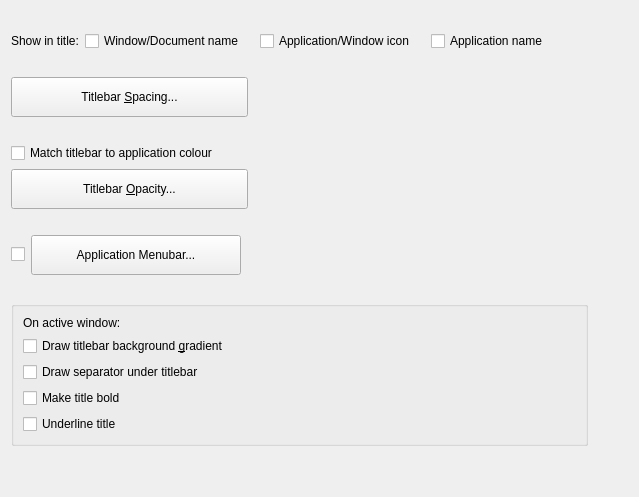
       <widget class="QWidget" name="tab_titlebar">
        <attribute name="title">
         <string>&amp;Titlebar</string>
        </attribute>
        <layout class="QHBoxLayout" name="horizontalLayout_3">
         <item>
          <layout class="QVBoxLayout" name="verticalLayout_4">
           <item>
            <spacer name="verticalSpacer_18">
             <property name="orientation">
              <enum>Qt::Orientation::Vertical</enum>
             </property>
             <property name="sizeType">
              <enum>QSizePolicy::Policy::Fixed</enum>
             </property>
             <property name="sizeHint" stdset="0">
              <size>
               <width>20</width>
               <height>20</height>
              </size>
             </property>
            </spacer>
           </item>
           <item>
            <layout class="QHBoxLayout" name="horizontalLayout_4">
             <item>
              <widget class="QLabel" name="label_2">
               <property name="text">
                <string>Show in title:</string>
               </property>
              </widget>
             </item>
             <item>
              <widget class="QCheckBox" name="showTitleDocumentName">
               <property name="text">
                <string>Window/Document name</string>
               </property>
              </widget>
             </item>
             <item>
              <spacer name="horizontalSpacer_9">
               <property name="orientation">
                <enum>Qt::Orientation::Horizontal</enum>
               </property>
               <property name="sizeType">
                <enum>QSizePolicy::Policy::Fixed</enum>
               </property>
               <property name="sizeHint" stdset="0">
                <size>
                 <width>10</width>
                 <height>20</height>
                </size>
               </property>
              </spacer>
             </item>
             <item>
              <widget class="QCheckBox" name="showTitleAppIcon">
               <property name="text">
                <string>Application/Window icon</string>
               </property>
              </widget>
             </item>
             <item>
              <spacer name="horizontalSpacer_10">
               <property name="orientation">
                <enum>Qt::Orientation::Horizontal</enum>
               </property>
               <property name="sizeType">
                <enum>QSizePolicy::Policy::Fixed</enum>
               </property>
               <property name="sizeHint" stdset="0">
                <size>
                 <width>10</width>
                 <height>20</height>
                </size>
               </property>
              </spacer>
             </item>
             <item>
              <widget class="QCheckBox" name="showTitleAppName">
               <property name="text">
                <string>Application name</string>
               </property>
              </widget>
             </item>
             <item>
              <spacer name="horizontalSpacer_8">
               <property name="orientation">
                <enum>Qt::Orientation::Horizontal</enum>
               </property>
               <property name="sizeHint" stdset="0">
                <size>
                 <width>40</width>
                 <height>20</height>
                </size>
               </property>
              </spacer>
             </item>
            </layout>
           </item>
           <item>
            <spacer name="verticalSpacer_9">
             <property name="orientation">
              <enum>Qt::Orientation::Vertical</enum>
             </property>
             <property name="sizeType">
              <enum>QSizePolicy::Policy::Fixed</enum>
             </property>
             <property name="sizeHint" stdset="0">
              <size>
               <width>20</width>
               <height>20</height>
              </size>
             </property>
            </spacer>
           </item>
           <item>
            <widget class="QPushButton" name="titleBarSpacingButton">
             <property name="sizePolicy">
              <sizepolicy hsizetype="Fixed" vsizetype="Fixed">
               <horstretch>0</horstretch>
               <verstretch>0</verstretch>
              </sizepolicy>
             </property>
             <property name="minimumSize">
              <size>
               <width>237</width>
               <height>40</height>
              </size>
             </property>
             <property name="text">
              <string>Titlebar &amp;Spacing...</string>
             </property>
             <property name="icon">
              <iconset theme="transform-crop-and-resize">
               <normaloff>../.designer/backup</normaloff>../.designer/backup</iconset>
             </property>
            </widget>
           </item>
           <item>
            <spacer name="verticalSpacer_4">
             <property name="orientation">
              <enum>Qt::Orientation::Vertical</enum>
             </property>
             <property name="sizeType">
              <enum>QSizePolicy::Policy::Fixed</enum>
             </property>
             <property name="sizeHint" stdset="0">
              <size>
               <width>20</width>
               <height>20</height>
              </size>
             </property>
            </spacer>
           </item>
           <item>
            <widget class="QCheckBox" name="matchTitleBarToApplicationColor">
             <property name="text">
              <string>Match titlebar to application colour</string>
             </property>
            </widget>
           </item>
           <item>
            <widget class="QPushButton" name="titleBarOpacityButton">
             <property name="sizePolicy">
              <sizepolicy hsizetype="Fixed" vsizetype="Fixed">
               <horstretch>0</horstretch>
               <verstretch>0</verstretch>
              </sizepolicy>
             </property>
             <property name="minimumSize">
              <size>
               <width>237</width>
               <height>40</height>
              </size>
             </property>
             <property name="text">
              <string>Titlebar &amp;Opacity...</string>
             </property>
             <property name="icon">
              <iconset theme="edit-opacity"/>
             </property>
            </widget>
           </item>
           <item>
            <spacer name="verticalSpacer_17">
             <property name="orientation">
              <enum>Qt::Orientation::Vertical</enum>
             </property>
             <property name="sizeType">
              <enum>QSizePolicy::Policy::Fixed</enum>
             </property>
             <property name="sizeHint" stdset="0">
              <size>
               <width>20</width>
               <height>20</height>
              </size>
             </property>
            </spacer>
           </item>
           <item>
            <layout class="QHBoxLayout" name="titleBarMenuGroup">
             <item>
              <widget class="QCheckBox" name="titleBarAppMenuBarEnabled">
               <property name="text">
                <string/>
               </property>
              </widget>
             </item>
             <item>
              <widget class="QPushButton" name="titleBarAppMenuBarButton">
               <property name="minimumSize">
                <size>
                 <width>210</width>
                 <height>40</height>
                </size>
               </property>
               <property name="text">
                <string>Application Menubar...</string>
               </property>
               <property name="icon">
                <iconset theme="application-menu"/>
               </property>
              </widget>
             </item>
             <item>
              <spacer name="horizontalSpacer_6">
               <property name="orientation">
                <enum>Qt::Orientation::Horizontal</enum>
               </property>
               <property name="sizeHint" stdset="0">
                <size>
                 <width>40</width>
                 <height>20</height>
                </size>
               </property>
              </spacer>
             </item>
            </layout>
           </item>
           <item>
            <spacer name="verticalSpacer_8">
             <property name="orientation">
              <enum>Qt::Orientation::Vertical</enum>
             </property>
             <property name="sizeType">
              <enum>QSizePolicy::Policy::Fixed</enum>
             </property>
             <property name="sizeHint" stdset="0">
              <size>
               <width>20</width>
               <height>20</height>
              </size>
             </property>
            </spacer>
           </item>
           <item>
            <widget class="QGroupBox" name="groupBox_6">
             <property name="title">
              <string/>
             </property>
             <layout class="QVBoxLayout" name="verticalLayout_14">
              <item>
               <widget class="QLabel" name="label">
                <property name="text">
                 <string>On active window:</string>
                </property>
               </widget>
              </item>
              <item>
               <widget class="QCheckBox" name="drawBackgroundGradient">
                <property name="text">
                 <string>Draw titlebar background &amp;gradient</string>
                </property>
               </widget>
              </item>
              <item>
               <widget class="QCheckBox" name="drawTitleBarSeparator">
                <property name="text">
                 <string>Draw separator under titlebar</string>
                </property>
               </widget>
              </item>
              <item>
               <widget class="QCheckBox" name="boldTitle">
                <property name="text">
                 <string>Make title bold</string>
                </property>
               </widget>
              </item>
              <item>
               <widget class="QCheckBox" name="underlineTitle">
                <property name="text">
                 <string>Underline title</string>
                </property>
               </widget>
              </item>
             </layout>
            </widget>
           </item>
           <item>
            <spacer name="verticalSpacer_19">
             <property name="orientation">
              <enum>Qt::Orientation::Vertical</enum>
             </property>
             <property name="sizeHint" stdset="0">
              <size>
               <width>20</width>
               <height>40</height>
              </size>
             </property>
            </spacer>
           </item>
          </layout>
         </item>
         <item>
          <spacer name="horizontalSpacer_7">
           <property name="orientation">
            <enum>Qt::Orientation::Horizontal</enum>
           </property>
           <property name="sizeHint" stdset="0">
            <size>
             <width>40</width>
             <height>20</height>
            </size>
           </property>
          </spacer>
         </item>
        </layout>
       </widget>
